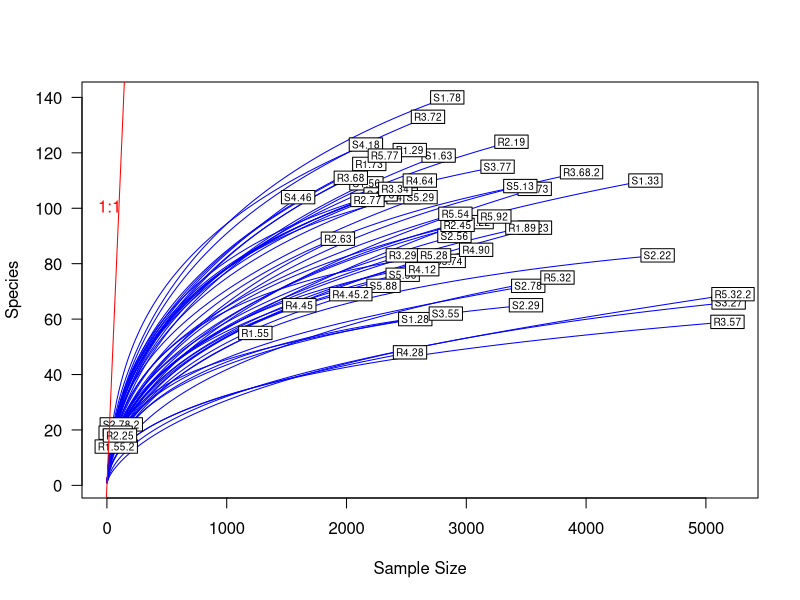
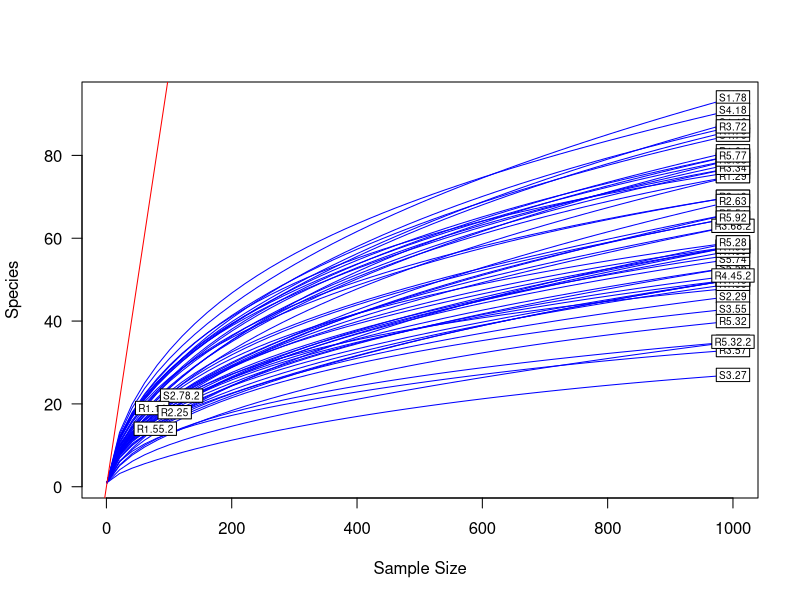
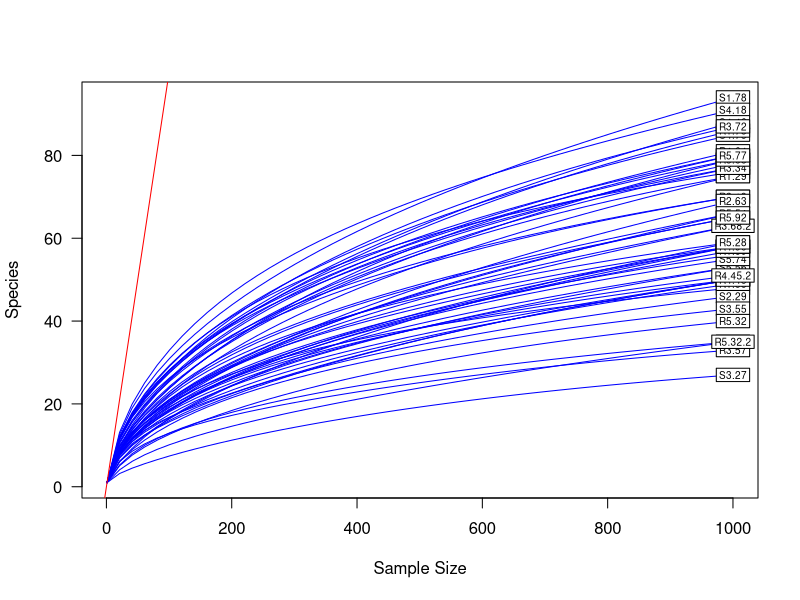
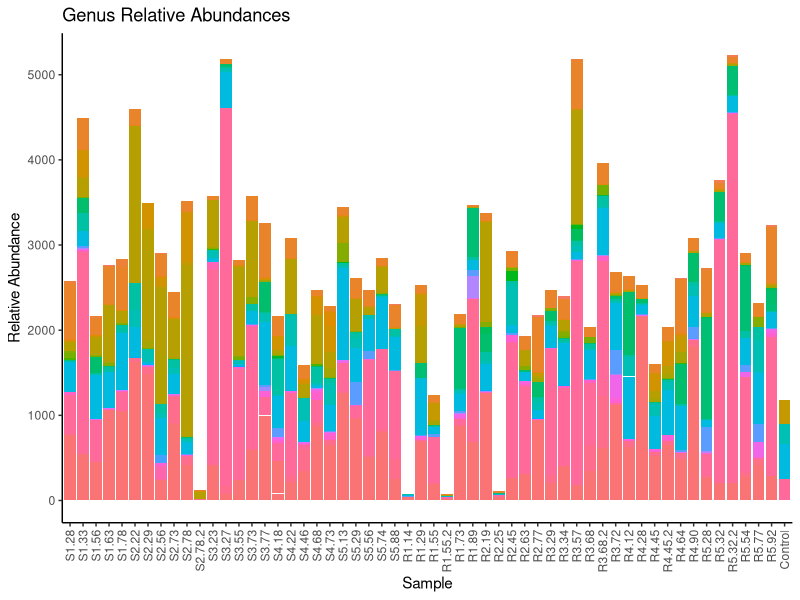

R code for these plots, in order:
## ---- chunk 1
rm(list=ls())
## ---- chunk 2
site_species <- read.csv("alpine_ridge_data/OTU_table.csv", header = TRUE)
site_species.t <- t(site_species)
## ---- chunk 3
#Visualization of rarecurves for all samples
library(vegan)
richness <- rowSums((site_species.t > 0) * 1)
print(richness)
minimum.r <- min(rowSums(site_species.t))
rarefy <- rarefy(x = site_species.t, sample = minimum.r, se = TRUE)

rarecurve(x = site_species.t, step = 20, col = "blue", cex = .6, las = 1)
abline(0, 1, col = 'red')
text(200, 100, "1:1", pos = 2, col = 'red')
## ---- chunk 4
#Rarefaction of samples
site_species.r <- rrarefy(site_species.t, 1000)

richness <- rowSums((site_species.r > 0) * 1)
minimum.r <- min(rowSums(site_species.r))
rarefy <- rarefy(x = site_species.r, sample = minimum.r, se = TRUE)

rarecurve(x = site_species.r, step = 20, col = "blue", cex = .6, las = 1)
abline(0, 1, col = 'red')
text(200, 100, "1:1", pos = 2, col = 'red')
## ---- chunk 5
#Remove samples containing less than 1000 reads (R1.14, R1.55.2, R2.25, S2.78.2)

df.site_species.r <- as.data.frame(site_species.r)
rarefied_site_species <- data.frame()

for (i in 1:nrow(df.site_species.r)){
  if (rowSums(df.site_species.r[i,]) >= 1000){
    rarefied_site_species <- rbind(rarefied_site_species, df.site_species.r[i,])
  }
}

#Visualizing
richness <- rowSums((rarefied_site_species > 0) * 1)
minimum.r <- min(rowSums(rarefied_site_species))
rarefy <- rarefy(x = rarefied_site_species, sample = minimum.r, se = TRUE)

rarecurve(x = rarefied_site_species, step = 20, col = "blue", cex = .6, las = 1)
abline(0, 1, col = 'red')
text(200, 100, "1:1", pos = 2, col = 'red')
## ---- chunk 6

## ---- chunk 7
genus <- read.csv("alpine_ridge_data/genus_table.csv", header = TRUE)
# Converting to Long Format
library(reshape2)
genus_long <- melt(genus, id.vars = "Genus", variable.name = "Sample")

# Creating Graph of data
library(ggplot2)
genus_graph <- ggplot(data = genus_long, mapping = aes(x = Sample,  y = value, fill = Genus))
genus_graph <- genus_graph + geom_bar(stat="identity")
genus_graph <- genus_graph + labs(y = "Relative Abundance", x = "Sample", title = "Genus Relative Abundances") + theme_classic()
genus_graph <- genus_graph + theme(legend.position = "None")
genus_graph <- genus_graph + theme(axis.text.x = element_text(angle = 90, vjust = 0.5, hjust=1))
genus_graph
